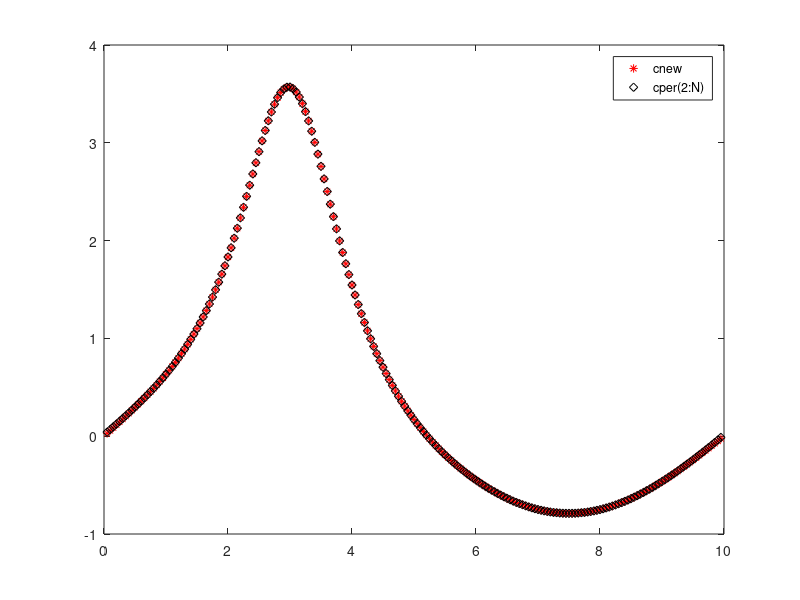

Recreate this plot in MATLAB.
% writing  the for loop in vector form:
%%%%%%%%%%%%%% comment:
% So when we have a large number of timesteps, the explicite method can 
% work as good as the implicit method, say 500 timesteps, and there won't
% be any significant difference in their errors, but as soon as we decrease
% the number of timesteps, (to a degree that the explicit method is still
% stable) we would see that the error of explicit method will increase
% significantly, and if we continue decreasing the number of timesteps, the
% stability condition for the explicit method would not be satisfied but
% the implicit method would continue working even as small number for time
% steps as 5 or 10.


clear all
close all
format long
clc

L = 10;
T = 6;
ni = 0.1;

c0 = @(x) sin(2 * pi * x / L);


% boundary condition ( homogenous )
g0 = @(t)  0;
gL = @(t)  0;


nivar = @(x, t) ni * (ones(size(x)) ); %+ cos((2 * pi * x / L).^2) + (1+ 0.2 * sin(t));

s = @(x) exp(-(x-L*0.3).^2/(L*0.05)^2);


N = 200;
nstep = 500;


dx = L / N;
dt = T / nstep;
% this is the mesh:
x = [0 : dx : L]';
xhalf = [dx * 0.5 : dx : L - dx * 0.5]';


xin = [dx : dx : L - dx]'; % for dirichlet boundary condition
xper = [0 : dx : L - dx]'; % for periodic boundary condition



c0per = c0(xper);
c0hat = fft(c0per);
shat = fft(s(xper));

omega = 2 * pi / L;
kk = [0 : N/2, -N/2 + 1 : -1]';
alphak = ni * (j * omega * kk) .^ 2;
chat = zeros(N,1);

chat(1,1) = c0hat(1, 1) + T * shat(1, 1);
chat(2:N, 1) = exp(alphak(2:N, 1) * T) .* c0hat(2:N, 1)...
            + shat(2:N, 1) .* (exp(alphak(2:N, 1) * T)-1) ./ alphak(2:N, 1);

cper= ifft(chat);


dt * ni / (dx.^2);

cold = c0(xin);
cnew = cold;
cnew1 = cold; 
cold1 = cold;
t = 0;

A = zeros(N-1);
% b = zeros(N-1, 1);
dtdx2=dt/dx^2;


for n = 1 : nstep
    
    b = cold1 + s(xin) * dt;

    b(1,1) = b(1, 1) - dtdx2 * nivar(xhalf(1),t + dt) * g0(t+dt);

    b(N-1, 1) = b(N-1, 1) - dtdx2 * nivar(xhalf(N), t+dt) * gL(t+dt);
    
    A = diag(ones(N-1, 1) + nivar(xhalf(2:N), t + dt) * dtdx2 + nivar(xhalf(1:N-1), t+dt) * dtdx2)...
        - diag(ones(N-2,1) .* nivar(xhalf(3:N), t+dt) * dtdx2, 1)...
        - diag(ones(N-2,1) .* nivar(xhalf(1:N-2), t +dt) * dtdx2, -1); 

    cnew1 = A\b;

    cold1=cnew1;

    t = t + dt;
   
end

plot(xin, cnew1, 'r*', xin, cper(2:N), 'kd')
legend('cnew', 'cper(2:N)')

% figure()
% plot(xin, cper(2:N))
err = abs(cnew1 - cper(2:N));

norm(err, 2) * sqrt(dx)/ (norm(xper(1:N), 2) *sqrt(dx))
norm(err, inf) / norm(cper(1:N), inf)
